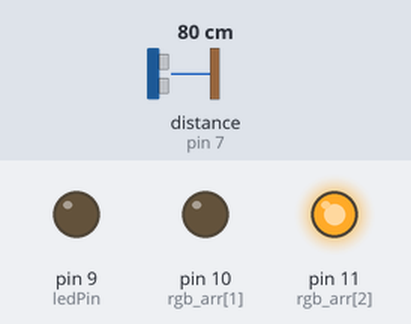
A sketch run on a simulated Arduino Uno, built with avr-gcc and run on an emulated ATmega328P. Shown: output pins drawn as LEDs (lit = HIGH). Wiring (inferred from the names in the program): ultrasonic range finder: trigger pin 6; echo pin 7. The inputs (shaded band) are chosen by the test bench; at power-on: distance to the obstacle (sensor on pin 7) 80 cm. The echo pulse lasts 58.3 µs per cm; pins used as bus, display or sensor lines are not drawn; what the sketch prints to the serial monitor is not drawn.

Above: at 1.2 s.
1.3 s: distance to the obstacle (sensor on pin 7) set to 55 cm
2.8 s: distance to the obstacle (sensor on pin 7) set to 48 cm
At 4.0 s:
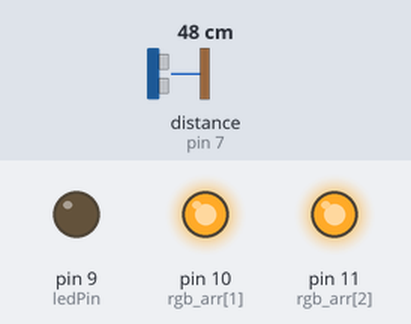
4.3 s: distance to the obstacle (sensor on pin 7) set to 18 cm
At 4.7 s:
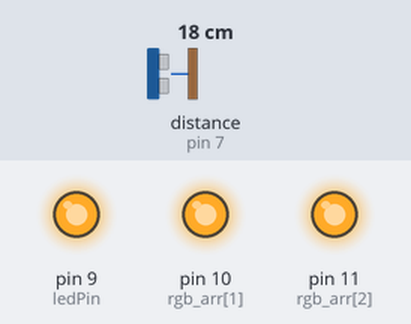
5.8 s: distance to the obstacle (sensor on pin 7) set to 120 cm
At 7.0 s:
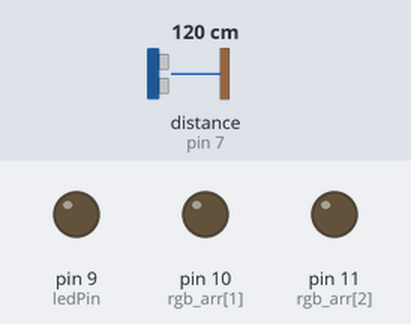
7.4 s: distance to the obstacle (sensor on pin 7) set to 105 cm
8.9 s: distance to the obstacle (sensor on pin 7) set to 95 cm
At 9.2 s:
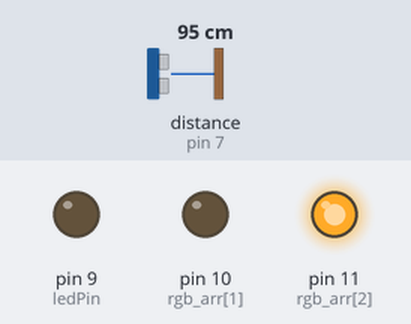
Timing chart, 0 to 11.4 s (numbered marks = the images above; inputs shaded):
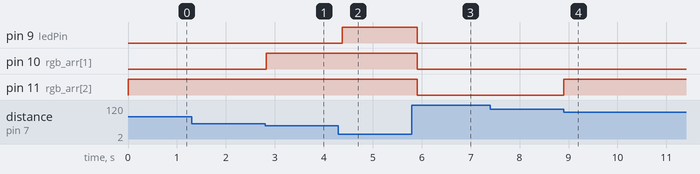

The sketch:

UltraSonic.ino
```cpp
#define RGBLENGTH 3

//pin 설정
const int triggerPin = 6;
const int echoPin = 7;
const int ledPin = 9;

int cm = 0;

const int rgb_arr[RGBLENGTH] = {9, 10, 11};
const int rgb_step[RGBLENGTH] = {20, 50, 100};
const String rgb_str[RGBLENGTH] = {"위험", "적당", "넉넉"};

long readUltrasonicDistance(int triggerPin, int echoPin)
{
  pinMode(triggerPin, OUTPUT);  // Clear the trigger
  digitalWrite(triggerPin, LOW);
  delayMicroseconds(2);

  digitalWrite(triggerPin, HIGH);
  delayMicroseconds(10);
  digitalWrite(triggerPin, LOW);
  pinMode(echoPin, INPUT);

  long received_time = pulseIn(echoPin, HIGH); //수신한 시간

  return received_time; //수신한 시간
}

void setup()
{
  Serial.begin(9600);
  //핀 초기화
  for(int i = 0; i < RGBLENGTH; i++)
  {
    pinMode(rgb_arr[i], OUTPUT);
  }

  Serial.println("real,filter");
}

void loop()
{
  // measure the ping time in cm
  int raw = 0.01723 * readUltrasonicDistance(triggerPin, echoPin);

  if(10 < raw && raw < 300)
  {
    cm = raw; //안전해진 것만 넣기
  }

  int reverse = 255 - map(cm, 10, 300, 0, 255);
	analogWrite(ledPin, reverse);

  //구간별로 색상 다르게하여 출력 100 200 300
  for(int i = 0; i < RGBLENGTH; i++)
  {
    if(cm < rgb_step[i])
    {
      digitalWrite(rgb_arr[i], HIGH);
      Serial.println(rgb_str[i]);
      break;
    }
    else
    {
      digitalWrite(rgb_arr[i], LOW);
    }
  }
  //Serial.print(raw);
  //Serial.print(",");
  //Serial.println(cm);
  delay(100); // Wait for 100 millisecond(s)
}
```

Measured:
- the behaviour switches between 51 and 50 cm on distance to the obstacle (sensor on pin 7) (found by bisection; images 0 and 1)
- the behaviour switches between 100 and 99 cm on distance to the obstacle (sensor on pin 7) (found by bisection; images 3 and 4)
- after the input at 2.8 s, pin 10 (rgb_arr[1]): LOW → HIGH at once
- after the input at 4.3 s, pin 9 (ledPin): LOW → HIGH after 0.08 s
- after the input at 5.8 s, pin 9 (ledPin), pin 10 (rgb_arr[1]), pin 11 (rgb_arr[2]): HIGH → LOW after 0.11 s
- after the input at 8.9 s, pin 11 (rgb_arr[2]): LOW → HIGH at once
